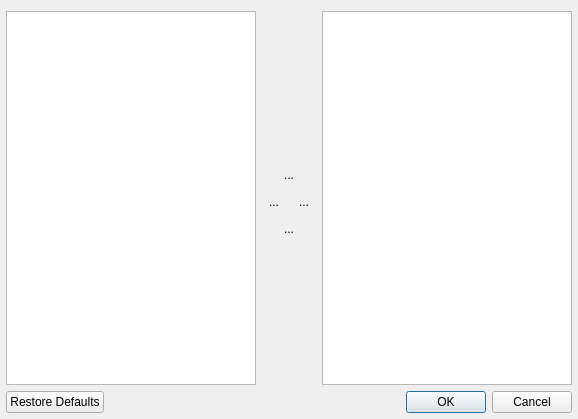
<?xml version="1.0" encoding="UTF-8"?>
<ui version="4.0">
 <class>QSUiStatusBarEditor</class>
 <widget class="QDialog" name="QSUiStatusBarEditor">
  <property name="geometry">
   <rect>
    <x>0</x>
    <y>0</y>
    <width>578</width>
    <height>419</height>
   </rect>
  </property>
  <property name="windowTitle">
   <string>StatusBar Editor</string>
  </property>
  <layout class="QGridLayout" name="gridLayout_2">
   <property name="leftMargin">
    <number>6</number>
   </property>
   <property name="rightMargin">
    <number>6</number>
   </property>
   <property name="bottomMargin">
    <number>6</number>
   </property>
   <item row="0" column="0" rowspan="3">
    <widget class="QListWidget" name="labelsListWidget">
     <property name="editTriggers">
      <set>QAbstractItemView::NoEditTriggers</set>
     </property>
     <property name="showDropIndicator" stdset="0">
      <bool>false</bool>
     </property>
     <property name="dragEnabled">
      <bool>true</bool>
     </property>
     <property name="dragDropMode">
      <enum>QAbstractItemView::DragDrop</enum>
     </property>
     <property name="defaultDropAction">
      <enum>Qt::MoveAction</enum>
     </property>
     <property name="alternatingRowColors">
      <bool>true</bool>
     </property>
     <property name="iconSize">
      <size>
       <width>16</width>
       <height>16</height>
      </size>
     </property>
     <property name="movement">
      <enum>QListView::Free</enum>
     </property>
    </widget>
   </item>
   <item row="0" column="1">
    <spacer name="verticalSpacer">
     <property name="orientation">
      <enum>Qt::Vertical</enum>
     </property>
     <property name="sizeHint" stdset="0">
      <size>
       <width>20</width>
       <height>137</height>
      </size>
     </property>
    </spacer>
   </item>
   <item row="0" column="2" rowspan="3">
    <widget class="QListWidget" name="enabledLabelsListWidget">
     <property name="editTriggers">
      <set>QAbstractItemView::NoEditTriggers</set>
     </property>
     <property name="dragEnabled">
      <bool>true</bool>
     </property>
     <property name="dragDropOverwriteMode">
      <bool>false</bool>
     </property>
     <property name="dragDropMode">
      <enum>QAbstractItemView::DragDrop</enum>
     </property>
     <property name="defaultDropAction">
      <enum>Qt::MoveAction</enum>
     </property>
     <property name="alternatingRowColors">
      <bool>true</bool>
     </property>
     <property name="iconSize">
      <size>
       <width>16</width>
       <height>16</height>
      </size>
     </property>
     <property name="movement">
      <enum>QListView::Free</enum>
     </property>
    </widget>
   </item>
   <item row="1" column="1">
    <layout class="QGridLayout" name="gridLayout">
     <item row="0" column="0" colspan="2">
      <widget class="QToolButton" name="upToolButton">
       <property name="sizePolicy">
        <sizepolicy hsizetype="Preferred" vsizetype="Fixed">
         <horstretch>0</horstretch>
         <verstretch>0</verstretch>
        </sizepolicy>
       </property>
       <property name="text">
        <string notr="true">...</string>
       </property>
       <property name="autoRaise">
        <bool>true</bool>
       </property>
      </widget>
     </item>
     <item row="1" column="0">
      <widget class="QToolButton" name="removeToolButton">
       <property name="text">
        <string notr="true">...</string>
       </property>
       <property name="autoRaise">
        <bool>true</bool>
       </property>
      </widget>
     </item>
     <item row="1" column="1">
      <widget class="QToolButton" name="addToolButton">
       <property name="text">
        <string notr="true">...</string>
       </property>
       <property name="autoRaise">
        <bool>true</bool>
       </property>
      </widget>
     </item>
     <item row="2" column="0" colspan="2">
      <widget class="QToolButton" name="downToolButton">
       <property name="sizePolicy">
        <sizepolicy hsizetype="Preferred" vsizetype="Fixed">
         <horstretch>0</horstretch>
         <verstretch>0</verstretch>
        </sizepolicy>
       </property>
       <property name="text">
        <string notr="true">...</string>
       </property>
       <property name="autoRaise">
        <bool>true</bool>
       </property>
      </widget>
     </item>
    </layout>
   </item>
   <item row="2" column="1">
    <spacer name="verticalSpacer_2">
     <property name="orientation">
      <enum>Qt::Vertical</enum>
     </property>
     <property name="sizeHint" stdset="0">
      <size>
       <width>20</width>
       <height>137</height>
      </size>
     </property>
    </spacer>
   </item>
   <item row="3" column="0" colspan="3">
    <widget class="QDialogButtonBox" name="buttonBox">
     <property name="orientation">
      <enum>Qt::Horizontal</enum>
     </property>
     <property name="standardButtons">
      <set>QDialogButtonBox::Cancel|QDialogButtonBox::Ok|QDialogButtonBox::RestoreDefaults</set>
     </property>
    </widget>
   </item>
  </layout>
 </widget>
 <resources/>
 <connections>
  <connection>
   <sender>buttonBox</sender>
   <signal>accepted()</signal>
   <receiver>QSUiStatusBarEditor</receiver>
   <slot>accept()</slot>
   <hints>
    <hint type="sourcelabel">
     <x>248</x>
     <y>254</y>
    </hint>
    <hint type="destinationlabel">
     <x>157</x>
     <y>274</y>
    </hint>
   </hints>
  </connection>
  <connection>
   <sender>buttonBox</sender>
   <signal>rejected()</signal>
   <receiver>QSUiStatusBarEditor</receiver>
   <slot>reject()</slot>
   <hints>
    <hint type="sourcelabel">
     <x>316</x>
     <y>260</y>
    </hint>
    <hint type="destinationlabel">
     <x>286</x>
     <y>274</y>
    </hint>
   </hints>
  </connection>
 </connections>
</ui>
